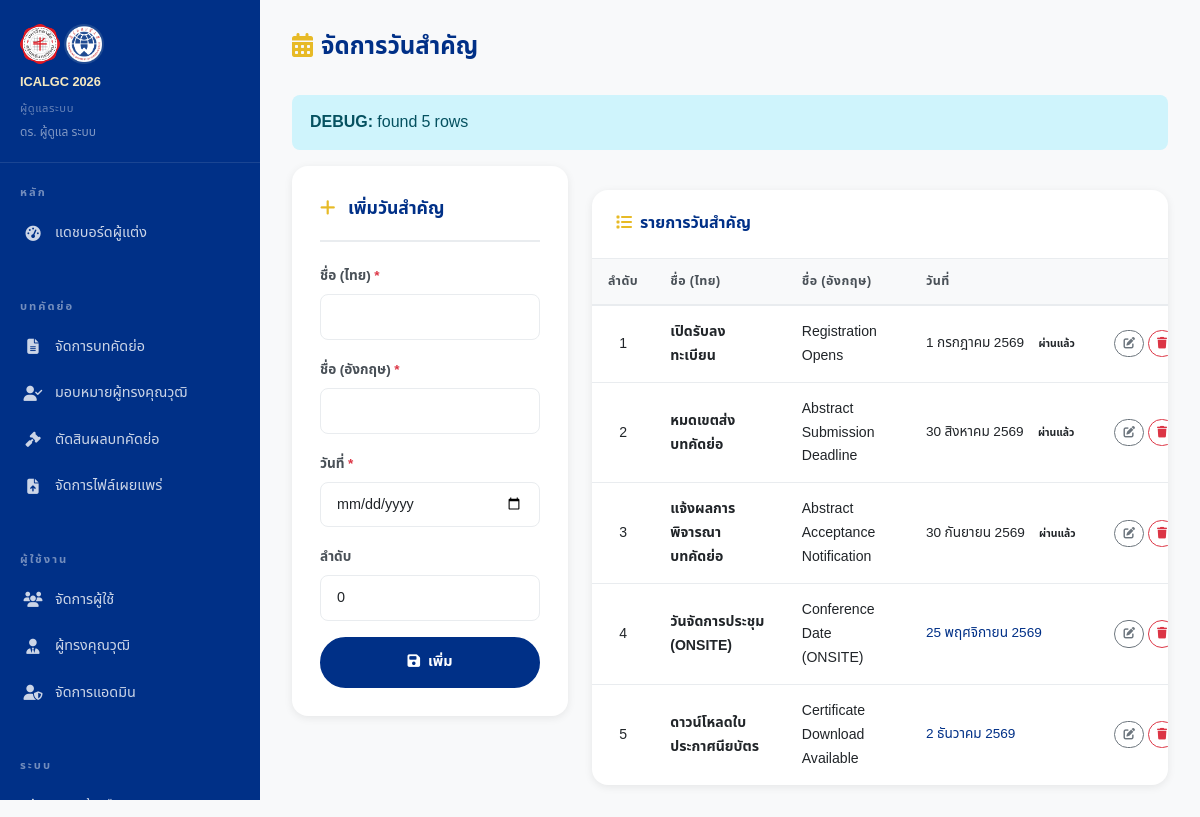
Page /admin/important-dates.php (signed in) on the earlier database version.
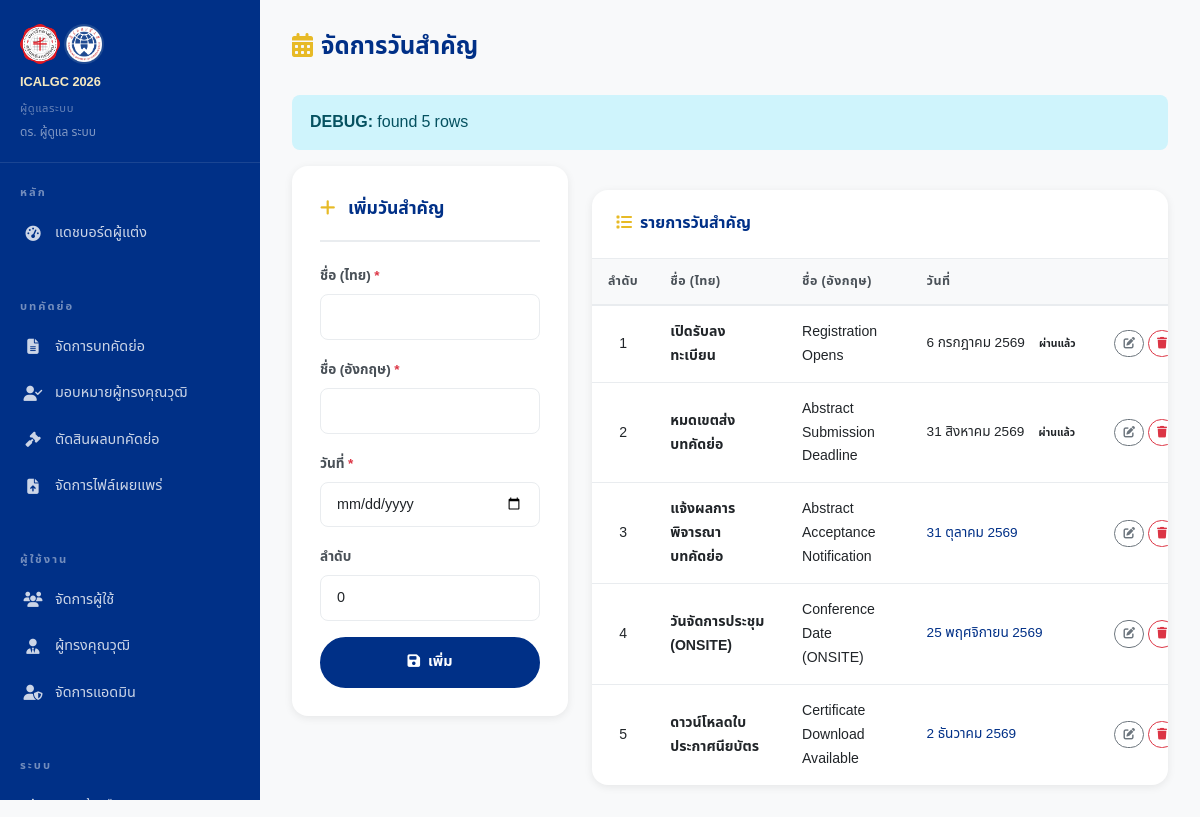
Same page on the later database version.
### tables this page shows
CREATE TABLE IF NOT EXISTS important_dates (
    id          INT UNSIGNED AUTO_INCREMENT PRIMARY KEY,
    title_th    VARCHAR(255) NOT NULL,
    title_en    VARCHAR(255) UNIQUE NOT NULL,
    event_date  DATE NOT NULL,
    description_th TEXT,
    description_en TEXT,
    icon        VARCHAR(50) DEFAULT 'calendar',
    sort_order  SMALLINT NOT NULL DEFAULT 0,
    is_active   BOOLEAN NOT NULL DEFAULT TRUE,
    created_at  TIMESTAMP NOT NULL DEFAULT CURRENT_TIMESTAMP,
    updated_at  TIMESTAMP NOT NULL DEFAULT CURRENT_TIMESTAMP ON UPDATE CURRENT_TIMESTAMP
);

### app/helpers/sidebar_admin.php (called while the page is built, shortened)
<?php
$_lang  = lang();
?>

### app/helpers/functions.php (called while the page is built, shortened)
<?php
function lang(): string
{
    return $_SESSION['lang'] ?? DEFAULT_LANG;
}
function strv(mixed $value): string
{
    return is_scalar($value) ? (string)$value : '';
}
function e(mixed $s): string
{
    return htmlspecialchars(strv($s), ENT_QUOTES | ENT_HTML5, 'UTF-8');
}
function humanDate(mixed $dateStr, string $lang = ''): string
{
    $ts = strtotime(strv($dateStr));
    if ($lang === 'th') {
        $monthsTh = ['','มกราคม','กุมภาพันธ์','มีนาคม','เมษายน','พฤษภาคม','มิถุนายน',
                       'กรกฎาคม','สิงหาคม','กันยายน','ตุลาคม','พฤศจิกายน','ธันวาคม'];
        $year     = (int)date('Y', $ts) + 543;
        return date('j', $ts) . ' ' . $monthsTh[(int)date('n', $ts)] . ' ' . $year;
    }
    return date('j F Y', $ts);
}

### public/admin/important-dates.php (the view, shortened to what the rows shown need)
<?php
$_lang  = lang();
$appUrl = APP_URL;
try {
    $db    = Database::getInstance();
    $dates = $db->query("SELECT * FROM important_dates ORDER BY sort_order, event_date")->fetchAll();
} catch (\Throwable $e) {
    error_log($e->getMessage());
    $dates = [];
    $debugError = $e->getMessage();
}
$pageTitle  = $_lang==='th' ? 'จัดการวันสำคัญ' : 'Important Dates';
?>
<!DOCTYPE html>
<html lang="<?= $_lang ?>">
<head>
  <link href="https://cdn.jsdelivr.net/npm/bootstrap@5.3.3/dist/css/bootstrap.min.css" rel="stylesheet">
  <link href="https://cdnjs.cloudflare.com/ajax/libs/font-awesome/6.5.0/css/all.min.css" rel="stylesheet">
  <link rel="stylesheet" href="<?= $appUrl ?>/assets/css/style.css">
</head>
<body>
<div class="dashboard-wrap">
  <?php require_once __DIR__ . '/../../app/helpers/sidebar_admin.php'; ?>
  <main class="dashboard-content">
    <div class="dash-header">
      <h1 class="dash-title"><i class="fas fa-calendar-alt me-2" style="color:var(--gold);"></i><?= e($pageTitle) ?></h1>
    </div>
    <div class="row g-4">
      <div class="col-lg-8">
        <div class="table-card">
          <?php if (empty($dates)): ?>
            <div class="p-5 text-center"><h5 style="color:var(--gray-500);"><?= t('common.no_data') ?></h5></div>
          <?php else: ?>
            <div class="table-responsive">
              <table class="table-custom">
                <thead>
                  <tr>
                    <th><?= $_lang==='th'?'ลำดับ':'Order' ?></th>
                    <th><?= $_lang==='th'?'ชื่อ (ไทย)':'Name (TH)' ?></th>
                    <th><?= $_lang==='th'?'ชื่อ (อังกฤษ)':'Name (EN)' ?></th>
                    <th><?= $_lang==='th'?'วันที่':'Date' ?></th>
                    <th></th>
                  </tr>
                </thead>
                <tbody>
                  <?php foreach ($dates as $d):
                    $isPast   = strtotime($d['event_date']) < strtotime('today');
                    $isToday  = date('Y-m-d', strtotime($d['event_date'])) === date('Y-m-d');
                  ?>
                    <tr>
                      <td style="text-align:center;"><?= (int)$d['sort_order'] ?></td>
                      <td style="font-weight:600;font-size:.88rem;"><?= e($d['title_th']) ?></td>
                      <td style="font-size:.88rem;"><?= e($d['title_en']) ?></td>
                      <td style="font-size:.85rem;white-space:nowrap;">
                        <span style="color:<?= $isToday?'var(--gold)':($isPast?'var(--gray-400)':'var(--blue-dark)') ?>;font-weight:<?= $isToday?'700':'400' ?>;">
                          <?= humanDate($d['event_date'], $_lang) ?>
                        </span>
                        <?php if ($isPast && !$isToday): ?><span class="badge ms-1" style="background:var(--gray-300);color:var(--gray-600);font-size:.65rem;"><?= $_lang==='th'?'ผ่านแล้ว':'Past' ?></span><?php endif; ?>
                      </td>
                      <td>
                        <div class="d-flex gap-1">
                          <a href="?edit=<?= (int)$d['id'] ?>" class="btn btn-sm btn-outline-secondary rounded-pill" style="font-size:.72rem;">
                            <i class="fas fa-edit"></i>
                          </a>
                          <form method="POST" class="d-inline">
                            <button type="submit" class="btn btn-sm btn-outline-danger rounded-pill" style="font-size:.72rem;"
                                    data-confirm="<?= $_lang==='th'?'ยืนยันการลบ?':'Confirm delete?' ?>">
                              <i class="fas fa-trash"></i>
                            </button>
                          </form>
                        </div>
                      </td>
                    </tr>
                  <?php endforeach; ?>
                </tbody>
              </table>
            </div>
          <?php endif; ?>
        </div>
      </div>
    </div>
  </main>
</div>
</body>
</html>

Differences in the rows shown:
changed important_dates "เปิดรับลงทะเบียน": event_date "1 กรกฎาคม 2569" → "6 กรกฎาคม 2569"
changed important_dates "หมดเขตส่งบทคัดย่อ": event_date "30 สิงหาคม 2569" → "31 สิงหาคม 2569"
changed important_dates "แจ้งผลการพิจารณาบทคัดย่อ": event_date "30 กันยายน 2569" → "31 ตุลาคม 2569"; no longer shows "ผ่านแล้ว"
